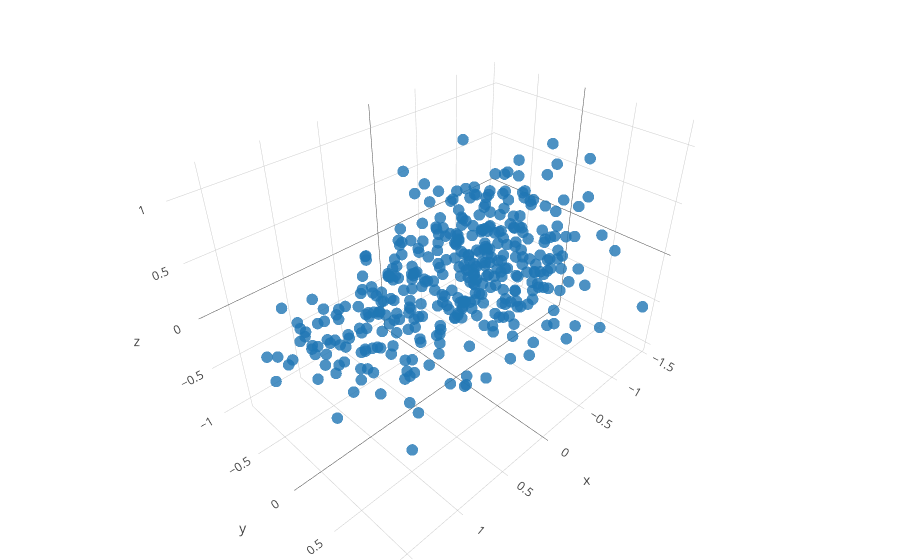

Notebook code cell kept with this figure:
### Code cell
#### Let's plot the first 3 coordinates nonetheless.
####
fig_data= [go.Scatter3d(
        x = features[:,0],
        y = features[:,1],
        z = features[:,2],
        type='scatter3d',
        mode= "markers",
        text= ['a: {}; b: {}, L: {}; index = {}'.format(background[k,0],background[k,1],background[k,2], k) for k in range(background.shape[0])],
        marker= {
        'line': {'width': 0},
        'size': 4,
        'symbol': 'circle',
      "opacity": .8
      }
    )]


layout = go.Layout(
    margin=dict(
        l=0,
        r=0,
        b=0,
        t=0
    )
)

fig = go.Figure(data=fig_data, layout=layout)
iplot(fig)

### Figure 1 — Plotly figure (JSON) as saved in the notebook; plotly's stock layout.template omitted (floating-point values rounded to 4 significant figures; data arrays with more than 128 entries replaced by an {"elided": "..."} marker saying what was removed)
{"data": [{"marker": {"line": {"width": 0}, "opacity": 0.8, "size": 4, "symbol": "circle"}, "mode": "markers", "text": {"elided": "400 str values"}, "type": "scatter3d", "x": {"elided": "400 float values"}, "y": {"elided": "400 float values"}, "z": {"elided": "400 float values"}}], "layout": {"margin": {"b": 0, "l": 0, "r": 0, "t": 0}}}
